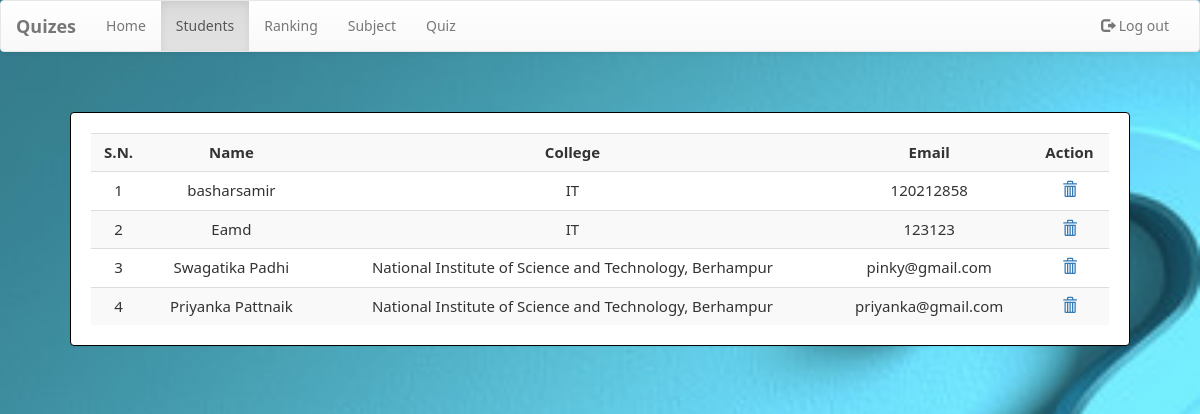
/dashboard.php?q=1 (signed in), run on the app's committed database.
### tables this page shows
CREATE TABLE `student` (
  `name` varchar(50) NOT NULL,
  `college` varchar(100) NOT NULL,
  `email` varchar(50) NOT NULL,
  `password` varchar(50) NOT NULL
);

### dashboard.php (the view, shortened to what this page needs)
<?php
require_once 'database.php';
?>
<!DOCTYPE html>
<html>
<head>
    <link rel="stylesheet" href="css/bootstrap.min.css" />
    <link rel="stylesheet" href="css/bootstrap-theme.min.css" />
    <link rel="stylesheet" href="css/welcome.css">
    <link rel="stylesheet" href="css/font.css">
</head>
<body>
    <nav class="navbar navbar-default title1">
        <div class="container-fluid">
            <div class="navbar-header">
                <a class="navbar-brand" href="Javascript:void(0)"><b>Quizes</b></a>
            </div>
            <div class="collapse navbar-collapse" id="bs-example-navbar-collapse-1">
                <ul class="nav navbar-nav navbar-left">
                    <li <?php if (@$_GET['q'] == 0) echo 'class="active"'; ?>><a href="dashboard.php?q=0">Home<span class="sr-only">(current)</span></a></li>
                    <li <?php if (@$_GET['q'] == 1) echo 'class="active"'; ?>><a href="dashboard.php?q=1">Students</a></li>
                    <li <?php if (@$_GET['q'] == 2) echo 'class="active"'; ?>><a href="dashboard.php?q=2">Ranking</a></li>
                    <li <?php if (@$_GET['q'] == 3) echo 'class="active"'; ?>><a href="dashboard.php?q=3">Subject</a></li>
                    <li class="dropdown <?php if (@$_GET['q'] == 4 || @$_GET['q'] == 5) echo 'active"'; ?>">
                    <li><a href="dashboard.php?q=5">Quiz</a></li>
                </ul>
                <ul class="nav navbar-nav navbar-right">
                    <li <?php echo ''; ?>><a href="logout1.php?q=dashboard.php"><span class="glyphicon glyphicon-log-out" aria-hidden="true"></span>&nbsp;Log
                            out</a></li>
                </ul>
            </div>
        </div>
    </nav>
    <div class="container">
        <div class="row">
            <div class="col-md-12">
                <?php
                if (@$_GET['q'] == 1) {
                    $result = mysqli_query($con, "SELECT * FROM student") or die('Error');
                    echo '<div class="panel"><div class="table-responsive"><table class="table table-striped title1">
                        <tr><td><center><b>S.N.</b></center></td><td><center><b>Name</b></center></td><td><center><b>College</b></center></td><td><center><b>Email</b></center></td><td><center><b>Action</b></center></td></tr>';
                    $c = 1;
                    while ($row = mysqli_fetch_array($result)) {
                        $name = $row['name'];
                        $email = $row['email'];
                        $college = $row['college'];
                        echo '<tr><td><center>' . $c++ . '</center></td><td><center>' . $name . '</center></td><td><center>' . $college . '</center></td><td><center>' . $email . '</center></td><td><center><a  onclick="return  confirm(\'Do you want to Delete? Yes/No\')"  title="Delete User" href="update.php?demail=' . $email . '"><b><span class="glyphicon glyphicon-trash" aria-hidden="true"></span></b></a></center></td></tr>';
                    }
                    echo '</table></div></div>';
                }
                ?>
            </div>
        </div>
    </div>
</body>
</html>

### css/welcome.css (style rules this page uses)
* { box-sizing: border-box; }
body { background-color: #0a6e4e; margin: 0; font-family: Noto Sans; }
.panel { border-color:rgb(0, 0, 0); margin:40px; padding:20px; font: 15px "Noto Sans"; }

### dashboard.php (style rules this page uses)
body { width: 100%; background: url(image/book11.png); background-position: center center; background-repeat: no-repeat; background-attachment: fixed; background-size: cover; }

### data on the page
student: name "basharsamir", college "IT", email "120212858"
student: name "Eamd", college "IT", email "123123"
student: name "Swagatika Padhi", college "National Institute of Science and Technology, Berhampur", email "pinky@gmail.com"
student: name "Priyanka Pattnaik", college "National Institute of Science and Technology, Berhampur", email "priyanka@gmail.com"
